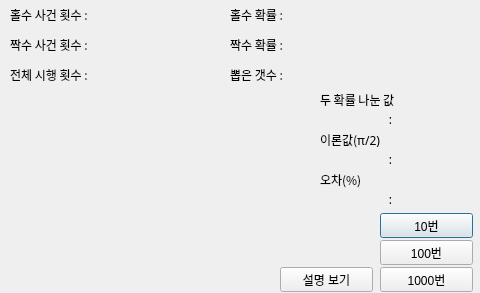
<?xml version="1.0" encoding="UTF-8"?>
<ui version="4.0">
 <class>ball</class>
 <widget class="QDialog" name="ball">
  <property name="geometry">
   <rect>
    <x>0</x>
    <y>0</y>
    <width>480</width>
    <height>293</height>
   </rect>
  </property>
  <property name="windowTitle">
   <string>공 뽑기</string>
  </property>
  <widget class="QPushButton" name="pushButton_10">
   <property name="geometry">
    <rect>
     <x>380</x>
     <y>213</y>
     <width>93</width>
     <height>25</height>
    </rect>
   </property>
   <property name="text">
    <string>10번</string>
   </property>
  </widget>
  <widget class="QPushButton" name="pushButton_100">
   <property name="geometry">
    <rect>
     <x>380</x>
     <y>240</y>
     <width>93</width>
     <height>25</height>
    </rect>
   </property>
   <property name="text">
    <string>100번</string>
   </property>
  </widget>
  <widget class="QPushButton" name="pushButton_1000">
   <property name="geometry">
    <rect>
     <x>380</x>
     <y>267</y>
     <width>93</width>
     <height>25</height>
    </rect>
   </property>
   <property name="text">
    <string>1000번</string>
   </property>
  </widget>
  <widget class="QLabel" name="label_even">
   <property name="geometry">
    <rect>
     <x>10</x>
     <y>34</y>
     <width>211</width>
     <height>21</height>
    </rect>
   </property>
   <property name="font">
    <font>
     <family>맑은 고딕</family>
     <pointsize>9</pointsize>
    </font>
   </property>
   <property name="text">
    <string>짝수 사건 횟수 : </string>
   </property>
   <property name="alignment">
    <set>Qt::AlignLeading|Qt::AlignLeft|Qt::AlignVCenter</set>
   </property>
  </widget>
  <widget class="QLabel" name="label_trial">
   <property name="geometry">
    <rect>
     <x>10</x>
     <y>64</y>
     <width>211</width>
     <height>21</height>
    </rect>
   </property>
   <property name="font">
    <font>
     <family>맑은 고딕</family>
     <pointsize>9</pointsize>
    </font>
   </property>
   <property name="text">
    <string>전체 시행 횟수 : </string>
   </property>
   <property name="alignment">
    <set>Qt::AlignLeading|Qt::AlignLeft|Qt::AlignVCenter</set>
   </property>
  </widget>
  <widget class="QLabel" name="label_podd">
   <property name="geometry">
    <rect>
     <x>230</x>
     <y>4</y>
     <width>231</width>
     <height>21</height>
    </rect>
   </property>
   <property name="font">
    <font>
     <family>맑은 고딕</family>
     <pointsize>9</pointsize>
    </font>
   </property>
   <property name="text">
    <string>홀수 확률 : </string>
   </property>
   <property name="alignment">
    <set>Qt::AlignLeading|Qt::AlignLeft|Qt::AlignVCenter</set>
   </property>
  </widget>
  <widget class="QLabel" name="label_peven">
   <property name="geometry">
    <rect>
     <x>230</x>
     <y>34</y>
     <width>231</width>
     <height>21</height>
    </rect>
   </property>
   <property name="font">
    <font>
     <family>맑은 고딕</family>
     <pointsize>9</pointsize>
    </font>
   </property>
   <property name="text">
    <string>짝수 확률 : </string>
   </property>
   <property name="alignment">
    <set>Qt::AlignLeading|Qt::AlignLeft|Qt::AlignVCenter</set>
   </property>
  </widget>
  <widget class="QLabel" name="label_odd">
   <property name="geometry">
    <rect>
     <x>10</x>
     <y>4</y>
     <width>211</width>
     <height>21</height>
    </rect>
   </property>
   <property name="font">
    <font>
     <family>맑은 고딕</family>
     <pointsize>9</pointsize>
    </font>
   </property>
   <property name="text">
    <string>홀수 사건 횟수 : </string>
   </property>
   <property name="alignment">
    <set>Qt::AlignLeading|Qt::AlignLeft|Qt::AlignVCenter</set>
   </property>
  </widget>
  <widget class="QLabel" name="label_exN1">
   <property name="geometry">
    <rect>
     <x>320</x>
     <y>89</y>
     <width>121</width>
     <height>21</height>
    </rect>
   </property>
   <property name="font">
    <font>
     <family>맑은 고딕</family>
     <pointsize>9</pointsize>
    </font>
   </property>
   <property name="text">
    <string>두 확률 나눈 값</string>
   </property>
   <property name="alignment">
    <set>Qt::AlignLeading|Qt::AlignLeft|Qt::AlignVCenter</set>
   </property>
  </widget>
  <widget class="QLabel" name="label_thN1">
   <property name="geometry">
    <rect>
     <x>320</x>
     <y>129</y>
     <width>91</width>
     <height>21</height>
    </rect>
   </property>
   <property name="font">
    <font>
     <family>맑은 고딕</family>
     <pointsize>9</pointsize>
    </font>
   </property>
   <property name="text">
    <string>이론값(π/2)</string>
   </property>
   <property name="alignment">
    <set>Qt::AlignLeading|Qt::AlignLeft|Qt::AlignVCenter</set>
   </property>
  </widget>
  <widget class="QLabel" name="label_error1">
   <property name="geometry">
    <rect>
     <x>320</x>
     <y>169</y>
     <width>61</width>
     <height>21</height>
    </rect>
   </property>
   <property name="font">
    <font>
     <family>맑은 고딕</family>
     <pointsize>9</pointsize>
    </font>
   </property>
   <property name="text">
    <string>오차(%)</string>
   </property>
   <property name="alignment">
    <set>Qt::AlignLeading|Qt::AlignLeft|Qt::AlignVCenter</set>
   </property>
  </widget>
  <widget class="QLabel" name="label_1">
   <property name="geometry">
    <rect>
     <x>6</x>
     <y>86</y>
     <width>64</width>
     <height>15</height>
    </rect>
   </property>
   <property name="text">
    <string/>
   </property>
  </widget>
  <widget class="QLabel" name="label_2">
   <property name="geometry">
    <rect>
     <x>60</x>
     <y>88</y>
     <width>64</width>
     <height>15</height>
    </rect>
   </property>
   <property name="text">
    <string/>
   </property>
  </widget>
  <widget class="QLabel" name="label_3">
   <property name="geometry">
    <rect>
     <x>110</x>
     <y>88</y>
     <width>64</width>
     <height>15</height>
    </rect>
   </property>
   <property name="text">
    <string/>
   </property>
  </widget>
  <widget class="QLabel" name="label_4">
   <property name="geometry">
    <rect>
     <x>160</x>
     <y>88</y>
     <width>64</width>
     <height>15</height>
    </rect>
   </property>
   <property name="text">
    <string/>
   </property>
  </widget>
  <widget class="QLabel" name="label_5">
   <property name="geometry">
    <rect>
     <x>210</x>
     <y>88</y>
     <width>64</width>
     <height>15</height>
    </rect>
   </property>
   <property name="text">
    <string/>
   </property>
  </widget>
  <widget class="QLabel" name="label_6">
   <property name="geometry">
    <rect>
     <x>260</x>
     <y>88</y>
     <width>64</width>
     <height>15</height>
    </rect>
   </property>
   <property name="text">
    <string/>
   </property>
  </widget>
  <widget class="QLabel" name="label_12">
   <property name="geometry">
    <rect>
     <x>260</x>
     <y>128</y>
     <width>64</width>
     <height>15</height>
    </rect>
   </property>
   <property name="text">
    <string/>
   </property>
  </widget>
  <widget class="QLabel" name="label_9">
   <property name="geometry">
    <rect>
     <x>110</x>
     <y>128</y>
     <width>64</width>
     <height>15</height>
    </rect>
   </property>
   <property name="text">
    <string/>
   </property>
  </widget>
  <widget class="QLabel" name="label_7">
   <property name="geometry">
    <rect>
     <x>10</x>
     <y>128</y>
     <width>64</width>
     <height>15</height>
    </rect>
   </property>
   <property name="text">
    <string/>
   </property>
  </widget>
  <widget class="QLabel" name="label_10">
   <property name="geometry">
    <rect>
     <x>160</x>
     <y>128</y>
     <width>64</width>
     <height>15</height>
    </rect>
   </property>
   <property name="text">
    <string/>
   </property>
  </widget>
  <widget class="QLabel" name="label_8">
   <property name="geometry">
    <rect>
     <x>60</x>
     <y>128</y>
     <width>64</width>
     <height>15</height>
    </rect>
   </property>
   <property name="text">
    <string/>
   </property>
  </widget>
  <widget class="QLabel" name="label_11">
   <property name="geometry">
    <rect>
     <x>210</x>
     <y>128</y>
     <width>64</width>
     <height>15</height>
    </rect>
   </property>
   <property name="text">
    <string/>
   </property>
  </widget>
  <widget class="QLabel" name="label_18">
   <property name="geometry">
    <rect>
     <x>260</x>
     <y>168</y>
     <width>64</width>
     <height>15</height>
    </rect>
   </property>
   <property name="text">
    <string/>
   </property>
  </widget>
  <widget class="QLabel" name="label_15">
   <property name="geometry">
    <rect>
     <x>110</x>
     <y>168</y>
     <width>64</width>
     <height>15</height>
    </rect>
   </property>
   <property name="text">
    <string/>
   </property>
  </widget>
  <widget class="QLabel" name="label_13">
   <property name="geometry">
    <rect>
     <x>10</x>
     <y>168</y>
     <width>64</width>
     <height>15</height>
    </rect>
   </property>
   <property name="text">
    <string/>
   </property>
  </widget>
  <widget class="QLabel" name="label_19">
   <property name="geometry">
    <rect>
     <x>10</x>
     <y>208</y>
     <width>64</width>
     <height>15</height>
    </rect>
   </property>
   <property name="text">
    <string/>
   </property>
  </widget>
  <widget class="QLabel" name="label_16">
   <property name="geometry">
    <rect>
     <x>160</x>
     <y>168</y>
     <width>64</width>
     <height>15</height>
    </rect>
   </property>
   <property name="text">
    <string/>
   </property>
  </widget>
  <widget class="QLabel" name="label_14">
   <property name="geometry">
    <rect>
     <x>60</x>
     <y>168</y>
     <width>64</width>
     <height>15</height>
    </rect>
   </property>
   <property name="text">
    <string/>
   </property>
  </widget>
  <widget class="QLabel" name="label_17">
   <property name="geometry">
    <rect>
     <x>210</x>
     <y>168</y>
     <width>64</width>
     <height>15</height>
    </rect>
   </property>
   <property name="text">
    <string/>
   </property>
  </widget>
  <widget class="QLabel" name="label_cnt">
   <property name="geometry">
    <rect>
     <x>230</x>
     <y>64</y>
     <width>231</width>
     <height>21</height>
    </rect>
   </property>
   <property name="font">
    <font>
     <family>맑은 고딕</family>
     <pointsize>9</pointsize>
    </font>
   </property>
   <property name="text">
    <string>뽑은 갯수 : </string>
   </property>
   <property name="alignment">
    <set>Qt::AlignLeading|Qt::AlignLeft|Qt::AlignVCenter</set>
   </property>
  </widget>
  <widget class="QLabel" name="label_exN">
   <property name="geometry">
    <rect>
     <x>310</x>
     <y>109</y>
     <width>161</width>
     <height>21</height>
    </rect>
   </property>
   <property name="font">
    <font>
     <family>맑은 고딕</family>
     <pointsize>9</pointsize>
    </font>
   </property>
   <property name="text">
    <string>:</string>
   </property>
   <property name="alignment">
    <set>Qt::AlignCenter</set>
   </property>
  </widget>
  <widget class="QLabel" name="label_thN">
   <property name="geometry">
    <rect>
     <x>310</x>
     <y>149</y>
     <width>161</width>
     <height>21</height>
    </rect>
   </property>
   <property name="font">
    <font>
     <family>맑은 고딕</family>
     <pointsize>9</pointsize>
    </font>
   </property>
   <property name="text">
    <string>:</string>
   </property>
   <property name="alignment">
    <set>Qt::AlignCenter</set>
   </property>
  </widget>
  <widget class="QLabel" name="label_error">
   <property name="geometry">
    <rect>
     <x>310</x>
     <y>189</y>
     <width>161</width>
     <height>21</height>
    </rect>
   </property>
   <property name="font">
    <font>
     <family>맑은 고딕</family>
     <pointsize>9</pointsize>
    </font>
   </property>
   <property name="text">
    <string>:</string>
   </property>
   <property name="alignment">
    <set>Qt::AlignCenter</set>
   </property>
  </widget>
  <widget class="QPushButton" name="pushButton_des">
   <property name="geometry">
    <rect>
     <x>280</x>
     <y>267</y>
     <width>93</width>
     <height>25</height>
    </rect>
   </property>
   <property name="text">
    <string>설명 보기</string>
   </property>
  </widget>
  <widget class="QLabel" name="label_eo">
   <property name="geometry">
    <rect>
     <x>300</x>
     <y>220</y>
     <width>61</width>
     <height>31</height>
    </rect>
   </property>
   <property name="font">
    <font>
     <family>맑은 고딕</family>
     <pointsize>13</pointsize>
    </font>
   </property>
   <property name="text">
    <string/>
   </property>
   <property name="alignment">
    <set>Qt::AlignCenter</set>
   </property>
  </widget>
  <widget class="QLabel" name="label_20">
   <property name="geometry">
    <rect>
     <x>60</x>
     <y>208</y>
     <width>64</width>
     <height>15</height>
    </rect>
   </property>
   <property name="text">
    <string/>
   </property>
  </widget>
  <widget class="QLabel" name="label_21">
   <property name="geometry">
    <rect>
     <x>110</x>
     <y>208</y>
     <width>64</width>
     <height>15</height>
    </rect>
   </property>
   <property name="text">
    <string/>
   </property>
  </widget>
  <widget class="QLabel" name="label_22">
   <property name="geometry">
    <rect>
     <x>160</x>
     <y>208</y>
     <width>64</width>
     <height>15</height>
    </rect>
   </property>
   <property name="text">
    <string/>
   </property>
  </widget>
  <widget class="QLabel" name="label_23">
   <property name="geometry">
    <rect>
     <x>210</x>
     <y>208</y>
     <width>64</width>
     <height>15</height>
    </rect>
   </property>
   <property name="text">
    <string/>
   </property>
  </widget>
  <widget class="QLabel" name="label_24">
   <property name="geometry">
    <rect>
     <x>260</x>
     <y>208</y>
     <width>64</width>
     <height>15</height>
    </rect>
   </property>
   <property name="text">
    <string/>
   </property>
  </widget>
  <widget class="QLabel" name="label_25">
   <property name="geometry">
    <rect>
     <x>10</x>
     <y>248</y>
     <width>64</width>
     <height>15</height>
    </rect>
   </property>
   <property name="text">
    <string/>
   </property>
  </widget>
  <widget class="QLabel" name="label_26">
   <property name="geometry">
    <rect>
     <x>60</x>
     <y>248</y>
     <width>64</width>
     <height>15</height>
    </rect>
   </property>
   <property name="text">
    <string/>
   </property>
  </widget>
  <widget class="QLabel" name="label_27">
   <property name="geometry">
    <rect>
     <x>110</x>
     <y>248</y>
     <width>64</width>
     <height>15</height>
    </rect>
   </property>
   <property name="text">
    <string/>
   </property>
  </widget>
  <widget class="QLabel" name="label_28">
   <property name="geometry">
    <rect>
     <x>160</x>
     <y>248</y>
     <width>64</width>
     <height>15</height>
    </rect>
   </property>
   <property name="text">
    <string/>
   </property>
  </widget>
  <widget class="QLabel" name="label_29">
   <property name="geometry">
    <rect>
     <x>210</x>
     <y>248</y>
     <width>64</width>
     <height>15</height>
    </rect>
   </property>
   <property name="text">
    <string/>
   </property>
  </widget>
 </widget>
 <resources/>
 <connections/>
</ui>
